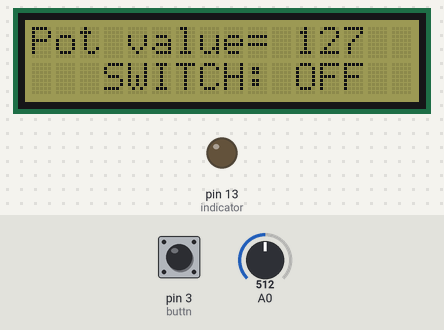
This sketch was run on a simulated Arduino Uno, built with avr-gcc and run on an emulated ATmega328P. Parts: 16×2 character LCD, output pins drawn as LEDs (lit = HIGH). The test bench sets the inputs (shaded band); at power-on: pin 3 (buttn) LOW, A0 = 512. What the sketch prints to the serial monitor is not drawn.

Above: at 1.2 s.
1.3 s: pin 3 (buttn) pulled HIGH for 1.25 s
At 2.9 s:
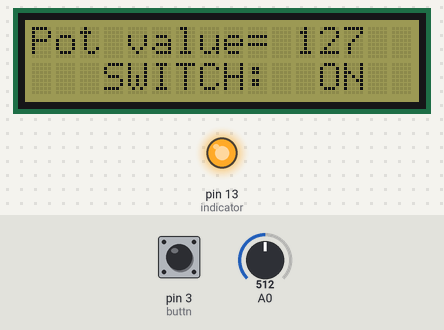
4.6 s: A0 set to 716
At 5.5 s:
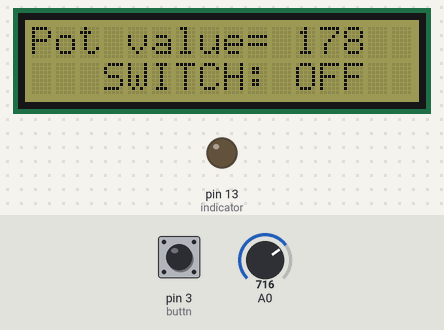
6.6 s: A0 set to 900
At 8.4 s:
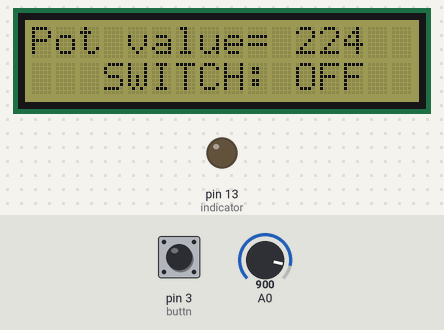
8.7 s: pin 3 (buttn) pulled HIGH for 1.25 s
At 10.0 s:
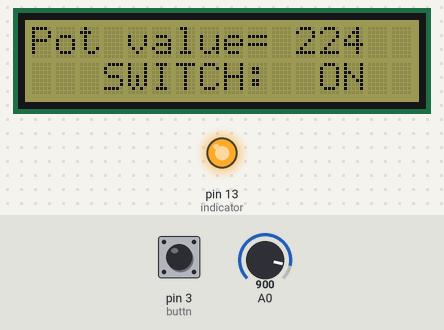
11.7 s: A0 set to 1023
At 13.4 s:
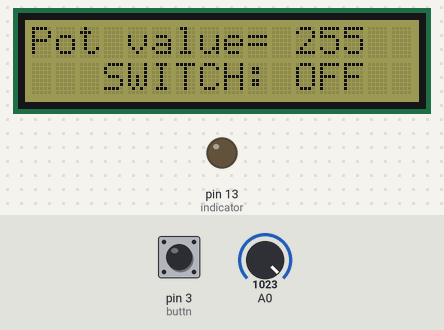
Timing chart, 0 to 14.8 s (numbered marks = the images above; inputs shaded):
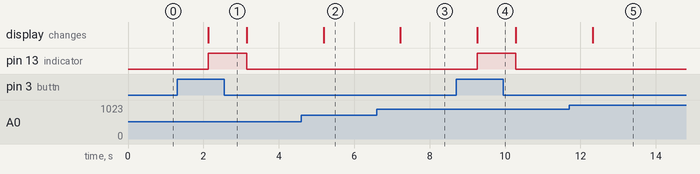

The sketch:

Task1_Edit.ino
```cpp
#include<Wire.h>
#include "rgb_lcd.h"
int buttn= 3;
int potValue=0;
int buttonState=0;
int indicator=13;


rgb_lcd lcd;

const int colorR= 128;
const int colorG=125;
const int colorB=33;

void setup()
{
  pinMode(buttn, INPUT);
  pinMode(indicator , OUTPUT);
  Serial.begin(9600);


  lcd.begin(16,2);
  lcd.setRGB(colorR, colorG, colorB);
  lcd.setCursor(0,0);
  lcd.print("Pot value=");

  lcd.setCursor(3,1);
  lcd.print("SWITCH:");
  }
 void loop()
  {
  Potentiometer();
  button();
  delay(1000);
  }

void Potentiometer()
  {

  potValue=analogRead(0);
  Serial.print("v1:");
  Serial.print(potValue);

  potValue=map(potValue,0,1023,0,255);

  if( potValue<=9 )
  {
    lcd.setCursor(11,0);
    lcd.print(' ');
    lcd.setCursor(12,0);
    lcd.print(' ');
    lcd.setCursor(13,0);
    lcd.print(potValue) ;
  }
  else if(potValue <= 99 && potValue >9 )
  {
    lcd.setCursor(11,0);
    lcd.write(' ');
    lcd.setCursor(12,0);
    lcd.print(potValue);
  }
  else
  {
    lcd.setCursor(11,0);
    lcd.print(potValue);
  }
  }
  void button()
  {

    buttonState= digitalRead(buttn);

   if(buttonState == HIGH)
   {
    digitalWrite(indicator, HIGH );
    lcd.setCursor(11,1);
    lcd.print(" ON");
    delay(10);
    lcd.print("  ");
    }

   if(buttonState== LOW )
   {
    digitalWrite(indicator, LOW );
    lcd.setCursor(11,1);
    lcd.print("OFF");
    delay(10);
    lcd.print("  ");
    }
}
```

Measured:
- after the input at 1.3 s, pin 13 (indicator): LOW → HIGH after 0.82 s, → LOW 1.0 s later; the display: changes after 0.83 s (image 1)
- after the input at 4.6 s, the display: changes after 0.59 s (image 2)
- after the input at 6.6 s, the display: changes after 0.63 s (image 3)
- after the input at 8.7 s, pin 13 (indicator): LOW → HIGH after 0.56 s, → LOW 1.0 s later; the display: changes after 0.57 s (image 4)
- after the input at 11.7 s, the display: changes after 0.62 s (image 5)
